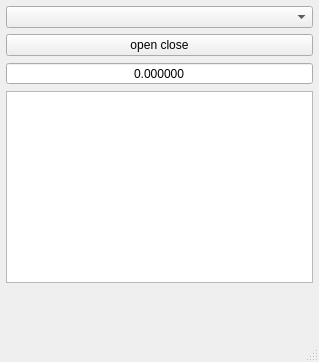
<?xml version="1.0" encoding="UTF-8"?>
<ui version="4.0">
 <class>MainWindow</class>
 <widget class="QMainWindow" name="MainWindow">
  <property name="geometry">
   <rect>
    <x>0</x>
    <y>0</y>
    <width>319</width>
    <height>362</height>
   </rect>
  </property>
  <property name="windowTitle">
   <string>MainWindow</string>
  </property>
  <widget class="QWidget" name="centralwidget">
   <layout class="QVBoxLayout" name="verticalLayout">
    <property name="leftMargin">
     <number>6</number>
    </property>
    <property name="topMargin">
     <number>6</number>
    </property>
    <property name="rightMargin">
     <number>6</number>
    </property>
    <property name="bottomMargin">
     <number>6</number>
    </property>
    <item>
     <widget class="QComboBox" name="comboBox"/>
    </item>
    <item>
     <widget class="QPushButton" name="pushButton">
      <property name="text">
       <string>open close</string>
      </property>
      <property name="checkable">
       <bool>true</bool>
      </property>
     </widget>
    </item>
    <item>
     <widget class="QDoubleSpinBox" name="doubleSpinBox">
      <property name="alignment">
       <set>Qt::AlignCenter</set>
      </property>
      <property name="readOnly">
       <bool>true</bool>
      </property>
      <property name="buttonSymbols">
       <enum>QAbstractSpinBox::NoButtons</enum>
      </property>
      <property name="decimals">
       <number>6</number>
      </property>
      <property name="minimum">
       <double>-9999999.000000000000000</double>
      </property>
      <property name="maximum">
       <double>999999.000000000000000</double>
      </property>
     </widget>
    </item>
    <item>
     <widget class="QPlainTextEdit" name="plainTextEdit"/>
    </item>
    <item>
     <spacer name="verticalSpacer">
      <property name="orientation">
       <enum>Qt::Vertical</enum>
      </property>
      <property name="sizeHint" stdset="0">
       <size>
        <width>20</width>
        <height>40</height>
       </size>
      </property>
     </spacer>
    </item>
   </layout>
  </widget>
  <widget class="QMenuBar" name="menubar">
   <property name="geometry">
    <rect>
     <x>0</x>
     <y>0</y>
     <width>319</width>
     <height>21</height>
    </rect>
   </property>
  </widget>
  <widget class="QStatusBar" name="statusbar"/>
 </widget>
 <resources/>
 <connections/>
</ui>
